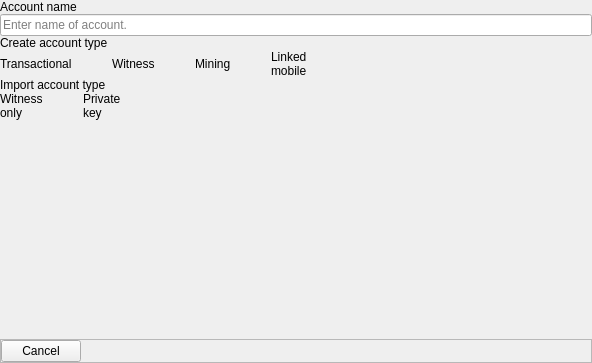
<?xml version="1.0" encoding="UTF-8"?>
<ui version="4.0">
 <class>NewAccountDialog</class>
 <widget class="QFrame" name="NewAccountDialog">
  <property name="geometry">
   <rect>
    <x>0</x>
    <y>0</y>
    <width>592</width>
    <height>363</height>
   </rect>
  </property>
  <property name="sizePolicy">
   <sizepolicy hsizetype="Expanding" vsizetype="Expanding">
    <horstretch>0</horstretch>
    <verstretch>0</verstretch>
   </sizepolicy>
  </property>
  <property name="toolTip">
   <string notr="true"/>
  </property>
  <layout class="QVBoxLayout" name="vLayout1">
   <property name="spacing">
    <number>0</number>
   </property>
   <property name="leftMargin">
    <number>0</number>
   </property>
   <property name="topMargin">
    <number>0</number>
   </property>
   <property name="rightMargin">
    <number>0</number>
   </property>
   <property name="bottomMargin">
    <number>0</number>
   </property>
   <item>
    <widget class="QStackedWidget" name="stackedWidget">
     <property name="currentIndex">
      <number>0</number>
     </property>
     <widget class="QWidget" name="newAccountPage">
      <layout class="QVBoxLayout" name="verticalLayout_3">
       <property name="spacing">
        <number>0</number>
       </property>
       <property name="leftMargin">
        <number>0</number>
       </property>
       <property name="topMargin">
        <number>0</number>
       </property>
       <property name="rightMargin">
        <number>0</number>
       </property>
       <property name="bottomMargin">
        <number>0</number>
       </property>
       <item>
        <widget class="QLabel" name="labelAccountNameHeading">
         <property name="text">
          <string>Account name</string>
         </property>
         <property name="indent">
          <number>0</number>
         </property>
        </widget>
       </item>
       <item>
        <widget class="QLineEdit" name="newAccountName">
         <property name="inputMethodHints">
          <set>Qt::ImhNone</set>
         </property>
         <property name="text">
          <string/>
         </property>
         <property name="placeholderText">
          <string>Enter name of account.</string>
         </property>
        </widget>
       </item>
       <item>
        <widget class="QLabel" name="labelAccountTypeHeading">
         <property name="text">
          <string>Create account type</string>
         </property>
        </widget>
       </item>
       <item>
        <layout class="QHBoxLayout" name="hLayout1" stretch="0,0,0,0,0,0,0,1">
         <property name="spacing">
          <number>0</number>
         </property>
         <property name="bottomMargin">
          <number>0</number>
         </property>
         <item>
          <widget class="ClickableLabel" name="labelTransactionAccount">
           <property name="sizePolicy">
            <sizepolicy hsizetype="Fixed" vsizetype="Fixed">
             <horstretch>0</horstretch>
             <verstretch>0</verstretch>
            </sizepolicy>
           </property>
           <property name="minimumSize">
            <size>
             <width>1</width>
             <height>1</height>
            </size>
           </property>
           <property name="maximumSize">
            <size>
             <width>400</width>
             <height>400</height>
            </size>
           </property>
           <property name="text">
            <string notr="true">Transactional</string>
           </property>
           <property name="textFormat">
            <enum>Qt::RichText</enum>
           </property>
           <property name="wordWrap">
            <bool>true</bool>
           </property>
           <property name="margin">
            <number>0</number>
           </property>
           <property name="indent">
            <number>0</number>
           </property>
          </widget>
         </item>
         <item>
          <spacer name="accButtonHSpacer1">
           <property name="orientation">
            <enum>Qt::Horizontal</enum>
           </property>
           <property name="sizeType">
            <enum>QSizePolicy::Fixed</enum>
           </property>
           <property name="sizeHint" stdset="0">
            <size>
             <width>40</width>
             <height>20</height>
            </size>
           </property>
          </spacer>
         </item>
         <item>
          <widget class="ClickableLabel" name="labelWitnessAccount">
           <property name="sizePolicy">
            <sizepolicy hsizetype="Fixed" vsizetype="Fixed">
             <horstretch>0</horstretch>
             <verstretch>0</verstretch>
            </sizepolicy>
           </property>
           <property name="minimumSize">
            <size>
             <width>1</width>
             <height>1</height>
            </size>
           </property>
           <property name="maximumSize">
            <size>
             <width>400</width>
             <height>400</height>
            </size>
           </property>
           <property name="text">
            <string notr="true">Witness</string>
           </property>
           <property name="textFormat">
            <enum>Qt::RichText</enum>
           </property>
           <property name="wordWrap">
            <bool>true</bool>
           </property>
           <property name="indent">
            <number>0</number>
           </property>
          </widget>
         </item>
         <item>
          <spacer name="accButtonHSpacer2">
           <property name="orientation">
            <enum>Qt::Horizontal</enum>
           </property>
           <property name="sizeType">
            <enum>QSizePolicy::Fixed</enum>
           </property>
           <property name="sizeHint" stdset="0">
            <size>
             <width>40</width>
             <height>20</height>
            </size>
           </property>
          </spacer>
         </item>
         <item>
          <widget class="ClickableLabel" name="labelMiningAccount">
           <property name="sizePolicy">
            <sizepolicy hsizetype="Fixed" vsizetype="Fixed">
             <horstretch>0</horstretch>
             <verstretch>0</verstretch>
            </sizepolicy>
           </property>
           <property name="minimumSize">
            <size>
             <width>1</width>
             <height>1</height>
            </size>
           </property>
           <property name="maximumSize">
            <size>
             <width>400</width>
             <height>400</height>
            </size>
           </property>
           <property name="text">
            <string notr="true">Mining</string>
           </property>
           <property name="textFormat">
            <enum>Qt::RichText</enum>
           </property>
           <property name="wordWrap">
            <bool>true</bool>
           </property>
           <property name="indent">
            <number>0</number>
           </property>
          </widget>
         </item>
         <item>
          <spacer name="accButtonHSpacer3">
           <property name="orientation">
            <enum>Qt::Horizontal</enum>
           </property>
           <property name="sizeType">
            <enum>QSizePolicy::Fixed</enum>
           </property>
           <property name="sizeHint" stdset="0">
            <size>
             <width>40</width>
             <height>20</height>
            </size>
           </property>
          </spacer>
         </item>
         <item>
          <widget class="ClickableLabel" name="labelMobileAccount">
           <property name="sizePolicy">
            <sizepolicy hsizetype="Fixed" vsizetype="Fixed">
             <horstretch>0</horstretch>
             <verstretch>0</verstretch>
            </sizepolicy>
           </property>
           <property name="minimumSize">
            <size>
             <width>1</width>
             <height>1</height>
            </size>
           </property>
           <property name="maximumSize">
            <size>
             <width>400</width>
             <height>400</height>
            </size>
           </property>
           <property name="text">
            <string notr="true">Linked mobile</string>
           </property>
           <property name="textFormat">
            <enum>Qt::RichText</enum>
           </property>
           <property name="wordWrap">
            <bool>true</bool>
           </property>
           <property name="indent">
            <number>0</number>
           </property>
          </widget>
         </item>
         <item>
          <spacer name="horizontalSpacer_5">
           <property name="orientation">
            <enum>Qt::Horizontal</enum>
           </property>
           <property name="sizeHint" stdset="0">
            <size>
             <width>0</width>
             <height>20</height>
            </size>
           </property>
          </spacer>
         </item>
        </layout>
       </item>
       <item>
        <widget class="QLabel" name="labelImportAccountTypeHeading">
         <property name="text">
          <string>Import account type</string>
         </property>
        </widget>
       </item>
       <item>
        <layout class="QHBoxLayout" name="hLayout2" stretch="0,0,0,1">
         <property name="spacing">
          <number>0</number>
         </property>
         <item>
          <widget class="ClickableLabel" name="labelImportWitnessOnlyAccount">
           <property name="sizePolicy">
            <sizepolicy hsizetype="Fixed" vsizetype="Fixed">
             <horstretch>0</horstretch>
             <verstretch>0</verstretch>
            </sizepolicy>
           </property>
           <property name="minimumSize">
            <size>
             <width>1</width>
             <height>1</height>
            </size>
           </property>
           <property name="maximumSize">
            <size>
             <width>400</width>
             <height>400</height>
            </size>
           </property>
           <property name="text">
            <string notr="true">Witness only</string>
           </property>
           <property name="textFormat">
            <enum>Qt::RichText</enum>
           </property>
           <property name="wordWrap">
            <bool>true</bool>
           </property>
           <property name="indent">
            <number>0</number>
           </property>
          </widget>
         </item>
         <item>
          <spacer name="accButtonHSpacer4">
           <property name="orientation">
            <enum>Qt::Horizontal</enum>
           </property>
           <property name="sizeType">
            <enum>QSizePolicy::Fixed</enum>
           </property>
           <property name="sizeHint" stdset="0">
            <size>
             <width>40</width>
             <height>20</height>
            </size>
           </property>
          </spacer>
         </item>
         <item>
          <widget class="ClickableLabel" name="labelImportPrivateKey">
           <property name="sizePolicy">
            <sizepolicy hsizetype="Fixed" vsizetype="Fixed">
             <horstretch>0</horstretch>
             <verstretch>0</verstretch>
            </sizepolicy>
           </property>
           <property name="minimumSize">
            <size>
             <width>1</width>
             <height>1</height>
            </size>
           </property>
           <property name="maximumSize">
            <size>
             <width>400</width>
             <height>400</height>
            </size>
           </property>
           <property name="text">
            <string notr="true">Private key</string>
           </property>
           <property name="textFormat">
            <enum>Qt::RichText</enum>
           </property>
           <property name="wordWrap">
            <bool>true</bool>
           </property>
           <property name="indent">
            <number>0</number>
           </property>
          </widget>
         </item>
         <item>
          <spacer name="horizontalSpacer_7">
           <property name="orientation">
            <enum>Qt::Horizontal</enum>
           </property>
           <property name="sizeHint" stdset="0">
            <size>
             <width>0</width>
             <height>20</height>
            </size>
           </property>
          </spacer>
         </item>
        </layout>
       </item>
       <item>
        <spacer name="verticalSpacer">
         <property name="orientation">
          <enum>Qt::Vertical</enum>
         </property>
         <property name="sizeHint" stdset="0">
          <size>
           <width>20</width>
           <height>40</height>
          </size>
         </property>
        </spacer>
       </item>
       <item>
        <widget class="QFrame" name="accountActionButtonFrame">
         <property name="frameShape">
          <enum>QFrame::StyledPanel</enum>
         </property>
         <property name="frameShadow">
          <enum>QFrame::Raised</enum>
         </property>
         <layout class="QHBoxLayout" name="horizontalLayout_2">
          <property name="spacing">
           <number>0</number>
          </property>
          <property name="leftMargin">
           <number>0</number>
          </property>
          <property name="topMargin">
           <number>0</number>
          </property>
          <property name="rightMargin">
           <number>0</number>
          </property>
          <property name="bottomMargin">
           <number>0</number>
          </property>
          <item>
           <widget class="QPushButton" name="cancelButton">
            <property name="text">
             <string>Cancel</string>
            </property>
           </widget>
          </item>
          <item>
           <spacer name="newAccountButtonSpacer">
            <property name="orientation">
             <enum>Qt::Horizontal</enum>
            </property>
            <property name="sizeHint" stdset="0">
             <size>
              <width>72</width>
              <height>20</height>
             </size>
            </property>
           </spacer>
          </item>
         </layout>
        </widget>
       </item>
      </layout>
     </widget>
     <widget class="QWidget" name="scanToConnectPage">
      <layout class="QVBoxLayout" name="verticalLayout">
       <property name="spacing">
        <number>0</number>
       </property>
       <property name="leftMargin">
        <number>0</number>
       </property>
       <property name="topMargin">
        <number>0</number>
       </property>
       <property name="rightMargin">
        <number>0</number>
       </property>
       <property name="bottomMargin">
        <number>0</number>
       </property>
       <item>
        <widget class="QLabel" name="scanQRSyncHeader">
         <property name="text">
          <string>Scan QR to connect your mobile Gulden app</string>
         </property>
         <property name="indent">
          <number>0</number>
         </property>
        </widget>
       </item>
       <item>
        <widget class="ClickableQRImage" name="scanQRCode">
         <property name="minimumSize">
          <size>
           <width>230</width>
           <height>230</height>
          </size>
         </property>
         <property name="maximumSize">
          <size>
           <width>230</width>
           <height>230</height>
          </size>
         </property>
         <property name="text">
          <string/>
         </property>
         <property name="indent">
          <number>0</number>
         </property>
        </widget>
       </item>
       <item>
        <spacer name="verticalSpacer_2">
         <property name="orientation">
          <enum>Qt::Vertical</enum>
         </property>
         <property name="sizeHint" stdset="0">
          <size>
           <width>20</width>
           <height>589</height>
          </size>
         </property>
        </spacer>
       </item>
       <item>
        <widget class="QFrame" name="accountActionButtonFrame2">
         <property name="frameShape">
          <enum>QFrame::StyledPanel</enum>
         </property>
         <property name="frameShadow">
          <enum>QFrame::Raised</enum>
         </property>
         <layout class="QHBoxLayout" name="horizontalLayout_3">
          <property name="spacing">
           <number>0</number>
          </property>
          <property name="leftMargin">
           <number>0</number>
          </property>
          <property name="topMargin">
           <number>0</number>
          </property>
          <property name="rightMargin">
           <number>0</number>
          </property>
          <property name="bottomMargin">
           <number>0</number>
          </property>
          <item>
           <widget class="QPushButton" name="cancelButton2">
            <property name="text">
             <string>Cancel</string>
            </property>
           </widget>
          </item>
          <item>
           <spacer name="newAccountButtonSpacer_2">
            <property name="orientation">
             <enum>Qt::Horizontal</enum>
            </property>
            <property name="sizeHint" stdset="0">
             <size>
              <width>72</width>
              <height>20</height>
             </size>
            </property>
           </spacer>
          </item>
          <item>
           <widget class="QPushButton" name="doneButton2">
            <property name="text">
             <string>Done</string>
            </property>
            <property name="class" stdset="0">
             <string notr="true">focus</string>
            </property>
           </widget>
          </item>
         </layout>
        </widget>
       </item>
      </layout>
     </widget>
    </widget>
   </item>
  </layout>
 </widget>
 <customwidgets>
  <customwidget>
   <class>ClickableQRImage</class>
   <extends>QLabel</extends>
   <header location="global">qt/clickableqrimage.h</header>
  </customwidget>
  <customwidget>
   <class>ClickableLabel</class>
   <extends>QLabel</extends>
   <header location="global">qt/clickablelabel.h</header>
  </customwidget>
 </customwidgets>
 <resources/>
 <connections/>
</ui>
